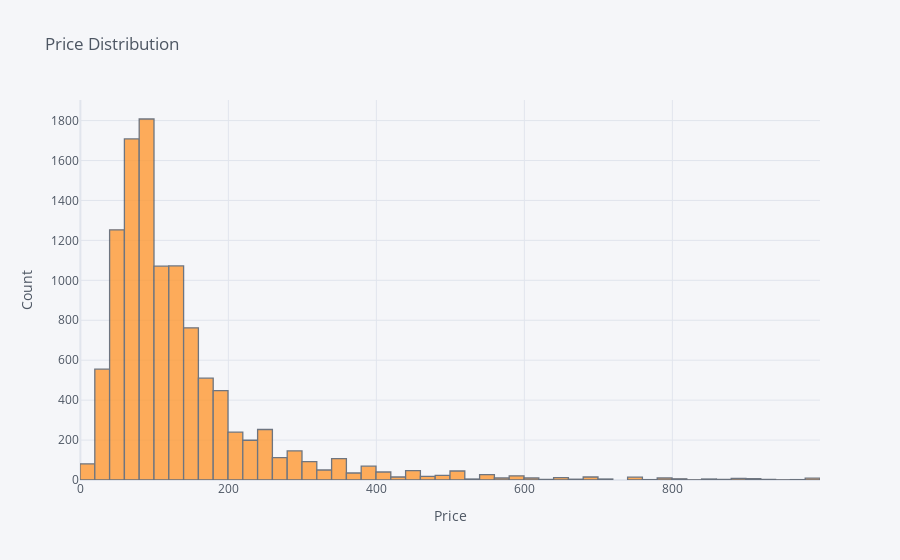

Source (notebook cell):
### Code cell
#General Price Distribution
df['Price'].iplot(title='Price Distribution',xTitle ='Price',yTitle='Count',kind='hist',bins=50)

### Figure 1 — Plotly figure (JSON) as saved in the notebook; plotly's stock layout.template omitted (floating-point values rounded to 4 significant figures; data arrays with more than 128 entries replaced by an {"elided": "..."} marker saying what was removed)
{"data": [{"histfunc": "count", "histnorm": "", "marker": {"color": "rgba(255, 153, 51, 1.0)", "line": {"color": "#4D5663", "width": 1.3}}, "name": "Price", "nbinsx": 50, "opacity": 0.8, "orientation": "v", "type": "histogram", "x": {"elided": "10942 int values"}}], "layout": {"barmode": "overlay", "legend": {"bgcolor": "#F5F6F9", "font": {"color": "#4D5663"}}, "paper_bgcolor": "#F5F6F9", "plot_bgcolor": "#F5F6F9", "title": {"font": {"color": "#4D5663"}, "text": "Price Distribution"}, "xaxis": {"gridcolor": "#E1E5ED", "showgrid": true, "tickfont": {"color": "#4D5663"}, "title": {"font": {"color": "#4D5663"}, "text": "Price"}, "zerolinecolor": "#E1E5ED"}, "yaxis": {"gridcolor": "#E1E5ED", "showgrid": true, "tickfont": {"color": "#4D5663"}, "title": {"font": {"color": "#4D5663"}, "text": "Count"}, "zerolinecolor": "#E1E5ED"}}}
